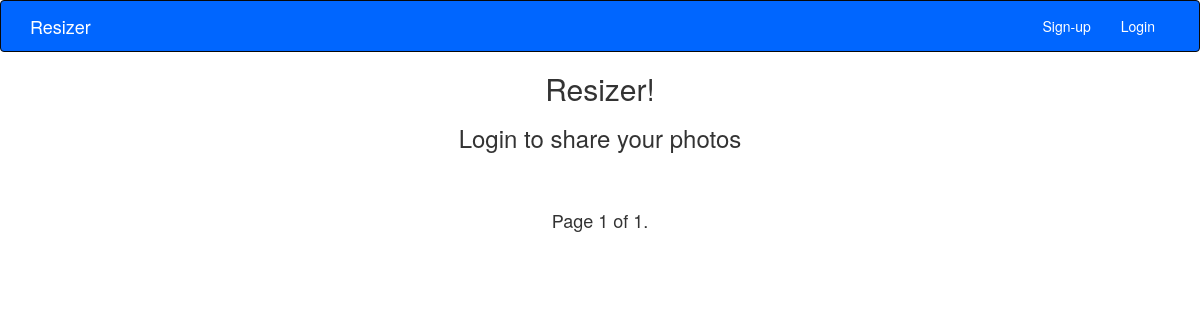
Before: / with the older database file.
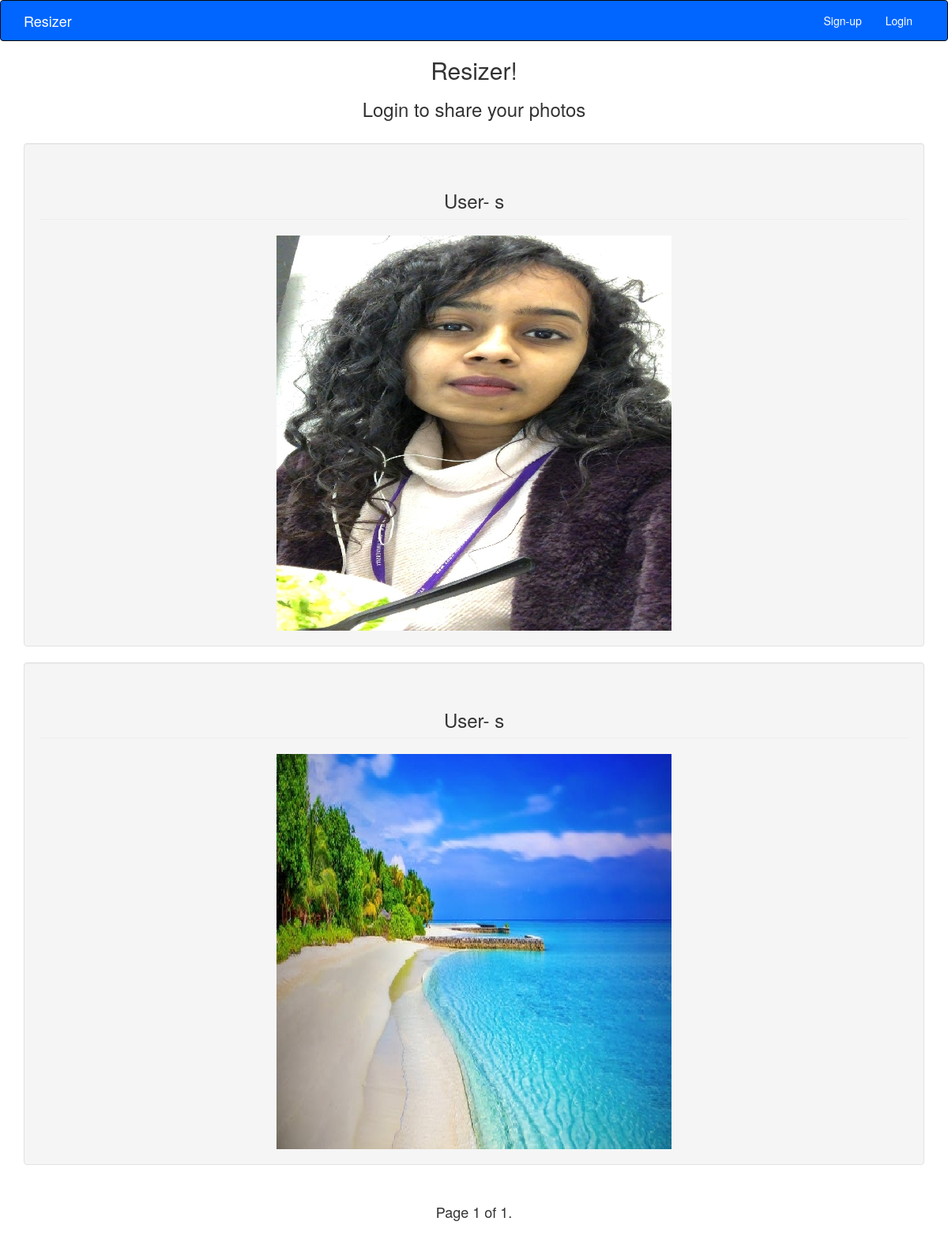
After: the same page with the newer database file.
### resizer/models.py (models this page shows, shortened)
class Post(models.Model):
    image_field = models.ImageField()
    pub_date = models.DateTimeField( )
    user = models.ForeignKey(User, on_delete=models.CASCADE)
    caption= models.CharField(max_length=250)

### resizer/views.py (the view)
# urls.py: url(r'^$', views.homepage, name='home'),
def home(request):
    if request.user.is_authenticated:   #if user is authenticated he stays in the user view
        if request.method == 'POST':
            form = ImageUpload(request.POST,request.FILES)
            if form.is_valid():
                updated_post = Post(image_field=request.FILES['image_field'],user=request.user,pub_date=timezone.datetime.now())
                updated_post.save()
                try:
                    check_image = Image.open(settings.MEDIA_ROOT +'/'+str(updated_post.image_field))
                    if check_image.format not in ('GIF', 'PNG', 'JPEG'):
                        Omit(updated_post.id)
                except Exception:
                    Omit(updated_post.id)
                return HttpResponseRedirect('#')
        else:
            form=ImageUpload()
        uploads = Post.objects.filter(user=request.user).order_by('-pub_date')
        paginator = Paginator(uploads, 10) #Displays only 10 images per page
        page = request.GET.get('page')
        try:
            photos = paginator.page(page)
        except PageNotAnInteger:
            photos = paginator.page(1)
        except EmptyPage:
            photos = paginator.page(paginator.num_pages)
        template = loader.get_template('resizer/homepage.html')
        context = {
            'uploads': photos,
            'username':request.user,
            'form':form
        }
        return HttpResponse(template.render(context, request))
    else:
        uploads = Post.objects.order_by('-pub_date')
        paginator = Paginator(uploads, 10)
        page = request.GET.get('page')
        try:
            photos = paginator.page(page)
        except PageNotAnInteger:
            photos = paginator.page(1)
        except EmptyPage:
            photos = paginator.page(paginator.num_pages)
        template = loader.get_template('resizer/homepage.html')
        context = {
            'uploads': photos,
            'username':request.user,
        }
        return HttpResponse(template.render(context, request))

### resizer/templates/resizer/homepage.html (shortened to what this page needs)
{% load static %}
<!DOCTYPE html>
<html lang="en">
	<head>
		<link rel="stylesheet" href="https://maxcdn.bootstrapcdn.com/bootstrap/3.3.7/css/bootstrap.min.css">
		<link rel="stylesheet" type="text/css" href="{% static 'resizer/style.css' %}" />
	</head>
	{% if user.is_authenticated %}
		<nav class="navbar navbar-inverse navbar-default background-color:#0066ff>
			<div class="container">
				<div class="navbar-header">
					<button type="button" class="navbar-toggle" data-toggle="collapse" data-target="#mynav">
						<span class="icon-bar"></span>
						<span class="icon-bar"></span>
						<span class="icon-bar"></span>
					</button>
					<a class="navbar-brand" style="color: white" href="/resizer">Resizer</a>
				</div>
				<div class="collapse navbar-collapse" id="mynav">
					<ul class="nav navbar-nav navbar-right">
						<li class="nav-item">
						<a class="nav-link" style="color: white" href="/resizer/logout">Logout</a>
						</li>
					</ul>
				</div>
			</div>
		</nav>
		<div align="center">
			<h2 class="align-center">Welcome, {{ username }} !</h2>
		</div>
		<br />
		<div class="container" align="center" style="font-size:20px;">
			<div class="container well">
				<form class="form-inline" action="#" method="post" enctype="multipart/form-data">
					{% csrf_token %} {{form}} <br />
					<input type="submit"  class="btn btn-info" value="Upload" />
				</form>
			</div>
			<div class="row ">
				<div class="col-lg-12">
					<h1 class="page-header center">{{ username }}'s Photos</h1>
				</div>
			</div>
			{% if uploads %}
				{% for photo in uploads %}
					<br />
					<div class="col-lg-12 col-md-12 col-xs-12 well">
						<div class="container-fluid bg-3 text-center">
							<h3>{{photo.caption}}</h3>
						</div><br />
						<img class="img-responsive" height="236" src="media/{{photo.image_field}}" >
					</div><br />
					<a href="delete?id={{photo.id}}" class="btn btn-info" onclick="return confirm('Sure about it?');">Delete</a>
				{% endfor %}
				<div class="pagination">
					<span class="step-links">
						{% if uploads.has_previous %}
							<a href="?page={{ uploads.previous_page_number }}">previous</a>
						{% endif %}
						<span class="current">
						<h4>	Page {{ uploads.number }} of {{ uploads.paginator.num_pages }}. </h4>
						</span>
						{% if uploads.has_next %}
							<a class="btn btn-primary" href="?page={{ uploads.next_page_number }}">next</a>
						{% endif %}
					</span>
				</div>
			{% else %}
				<h3 >You have no Images!</h3>
				<h2 >Click to Upload!</h2>
			{% endif %}
		</div>
	{% else %}
		<nav class="navbar navbar-inverse navbar-default">
			<div class="container">
				<div class="navbar-header">
				<a class="navbar-brand" style="color: white" href="#">Resizer</a>
				</div>
				<div class="collapse navbar-collapse" id="mynav">
					<ul class="nav navbar-nav navbar-right">
						<li class="nav-item">
							<a class="nav-link" style="color: white" href="/resizer/signup">Sign-up</a>
						</li>
						<li class="nav-item">
							<a class="nav-link" style="color: white" href="/resizer/login">Login</a>
						</li>
					</ul>
				</div>
			</div>
		</nav>
		<div align="center">
			<h2 class="align-center">Resizer!</h2>
			<h3 class="align-center">Login to share your photos</h3>
		</div><br />
		<div class="container" align="center" style="font-size:20px;">
			{% for photo in uploads %}
				<div class="col-lg-12 col-md-12 col-xs-12 well">
					<div class="custom-container text-center">
						<h3 class="page-header center">User- {{ photo.user }}</h3>
					</div>
					<div class="center " align="center">
						<img class="img-responsive" width="500" height= "236" src="media/{{photo.image_field}}" alt="">
					</div>
				</div>
			{% endfor %}
			<div class="col-lg-12 col-md-12 col-xs-12">
				<div class="pagination">
					<span class="step-links">
						<span class="current">
						<h4>   Page {{ uploads.number }} of {{ uploads.paginator.num_pages }}. </h4>
						</span>
					</span>
				</div>
			</div>
		</div>
	{% endif %}
</html>

### resizer/static/resizer/style.css (style rules this page uses)
.navbar-default { background-color: #0066ff; }

Changed rows visible on the page:
added Post: user "s", image_field (picture)
added Post: user "s", image_field (picture)
